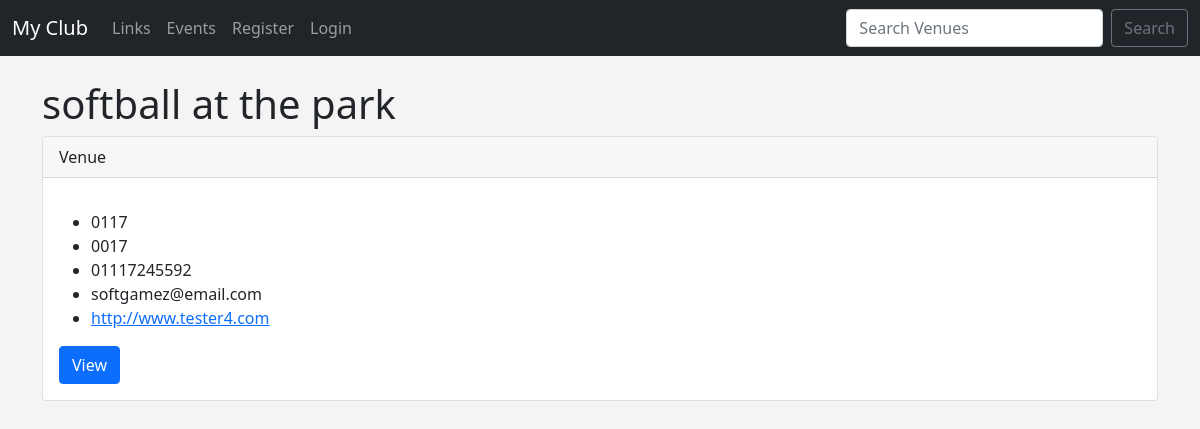
Page /show_venue/6 on the committed database.
### events/models.py (models this page shows)
class Venue(models.Model):
    name = models.CharField('Venue Name', max_length=120)
    address = models.CharField(max_length=300)
    zip_code = models.CharField('Zip Code', max_length=20)
    phone = models.CharField('Contact Phone', max_length=25, blank=True)
    website = models.URLField('Website Address', blank=True)
    email_address = models.EmailField('Email', max_length=255, blank=True)
    owner = models.IntegerField("Venue Owner",blank=False, default=1)
    def __str__(self):
        return self.name

### events/views.py (the view)
# urls.py: path('show_venue/<venue_id>',views.show_venue, name='show-venue'),
def show_venue(request, venue_id):
    venue = Venue.objects.get(pk=venue_id)
    context = {
        'venue': venue
    }
    return render(request, 'events/show_venue.html', context)

### Template/events/show_venue.html (shortened to what this page needs)
{% extends 'events/base.html' %}
{% block content %}
        <h1>{{venue}}</h1>
        <div class="card">
          <div class="card-header">
              Venue
          </div>
         <div class="card-body">
            <p class="card-text">
                 <ul>
                     <li>{{ venue.address }}</li>
                     <li>{{ venue.zip_code }}</li>
                     <li>{{ venue.phone }}</li>
                     <li>{{ venue.email_address }}</li>
                     <li><a href="{{ venue.website }}">{{venue.website}}</a></li>
                </ul>
            </p>
            <a href="#" class="btn btn-primary">View {{event.venue}}</a>
          </div>
        </div>
{% endblock %}

### Template/events/base.html (style rules this page uses)
body { background-color: #f4f4f4; }

### rows in the picture
Venue: name "softball at the park", address "0117", zip_code "0017", phone "01117245592", email_address "softgamez@email.com", website "http://www.tester4.com"
